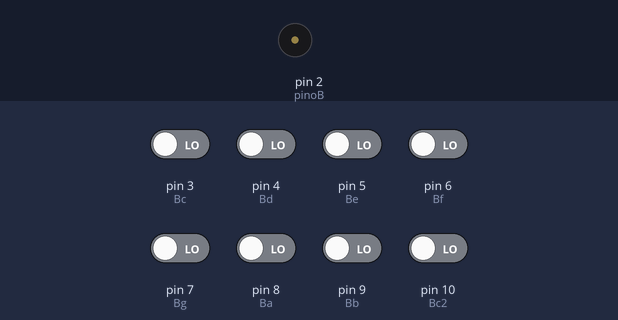
Bench run of a sketch on a simulated Arduino Uno, built with avr-gcc and run on an emulated ATmega328P. On the bench: buzzer (waves = sounding). The inputs (shaded band) are chosen by the test bench; at power-on: pin 3 (Bc), pin 4 (Bd), pin 5 (Be), pin 6 (Bf), pin 7 (Bg), pin 8 (Ba), pin 9 (Bb), pin 10 (Bc2) LOW.

Above: at 2.2 s.
2.3 s: pin 3 (Bc) driven HIGH
At 3.0 s:
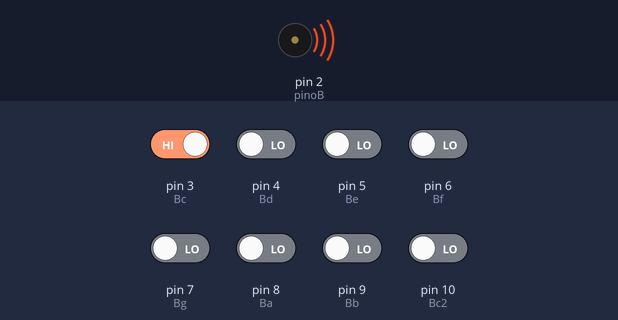
3.8 s: pin 3 (Bc) driven LOW
At 4.1 s:
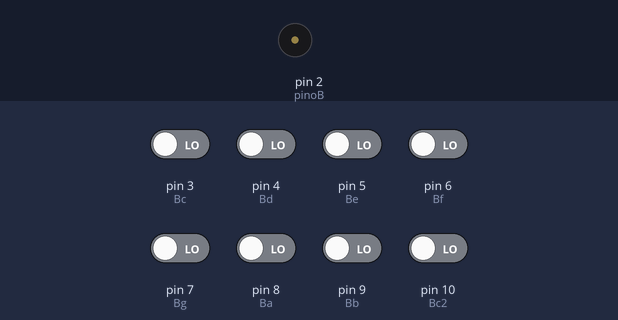
5.3 s: pin 4 (Bd) driven HIGH
At 6.6 s:
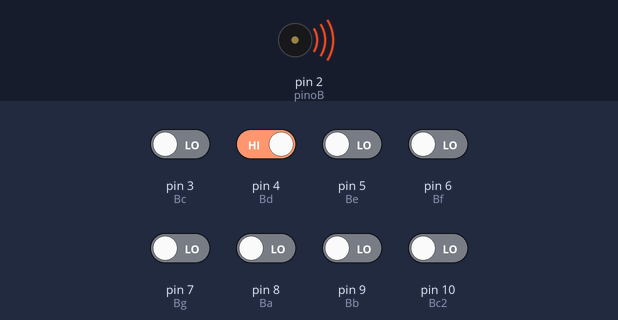
Timing chart, 0 to 8.3 s (numbered marks = the images above; inputs shaded):
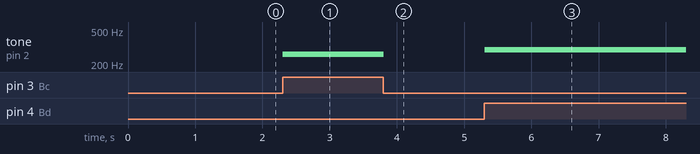

Measured:
- after the input at 2.3 s, tone on pin 2 (pinoB): silent → 261 Hz at once
- after the input at 3.8 s, tone on pin 2 (pinoB): 261 Hz → silent at once
- after the input at 5.3 s, tone on pin 2 (pinoB): silent → 294 Hz at once

The sketch:

Piano_Buzzer.ino
```cpp
#define pinoB 2
#define Ba 8
#define Bb 9
#define Bc 3
#define Bd 4
#define Be 5
#define Bf 6
#define Bg 7
#define Bc2 10

void setup() {
  // put your setup code here, to run once:
  Serial.begin(9600);
  pinMode(pinoB, OUTPUT);
  pinMode(Ba, INPUT);
  pinMode(Bb, INPUT);
  pinMode(Bc, INPUT);
  pinMode(Bd, INPUT);
  pinMode(Be, INPUT);
  pinMode(Bf, INPUT);
  pinMode(Bg, INPUT);
  pinMode(Bc2, INPUT);
  delay(1000);
}

void loop() {
  /*// put your main code here, to run repeatedly:
  //-------------------------Dó-----------------
  if (digitalRead(Bc) == 1) {
    tone(pinoB, 523);
  } else {
    noTone(pinoB);
  }
  //-------------------------Ré-----------------
  if (digitalRead(Bd) == 1) {
    tone(pinoB, 587);
  } else {
    noTone(pinoB);
  }
  //-------------------------Mi-----------------
  if (digitalRead(Be) == 1) {
    tone(pinoB, 659);
  } else {
    noTone(pinoB);
  }
  //-------------------------Fá-----------------
  if (digitalRead(Bf) == 1) {
    tone(pinoB, 698);
  } else {
    noTone(pinoB);
  }
  //-------------------------Sol----------------
  if (digitalRead(Bg) == 1) {
    tone(pinoB, 783);
  } else {
    noTone(pinoB);
  }
  //-------------------------Lá-----------------
  if (digitalRead(Ba) == 1) {
    tone(pinoB, 880);
  } else {
    noTone(pinoB);
  }
  //-------------------------Si-----------------
  if (digitalRead(Bb) == 1) {
    tone(pinoB, 987);
  } else {
    noTone(pinoB);
  }*/

  if (digitalRead(Ba) == 1) {
    tone(pinoB, 440);
  } else if (digitalRead(Bb) == 1) {
    tone(pinoB, 497);
  } else if (digitalRead(Bc) == 1) {
    tone(pinoB, 261);
  } else if (digitalRead(Bd) == 1) {
    tone(pinoB, 294);
  } else if (digitalRead(Be) == 1) {
    tone(pinoB, 329);
  } else if (digitalRead(Bf) == 1) {
    tone(pinoB, 349);
  } else if (digitalRead(Bg) == 1) {
    tone(pinoB, 392);
  }else if(digitalRead(Bc2)){
    tone(pinoB, 523);
  }else{
    noTone(pinoB);
  }
  delay(50);
}
```
